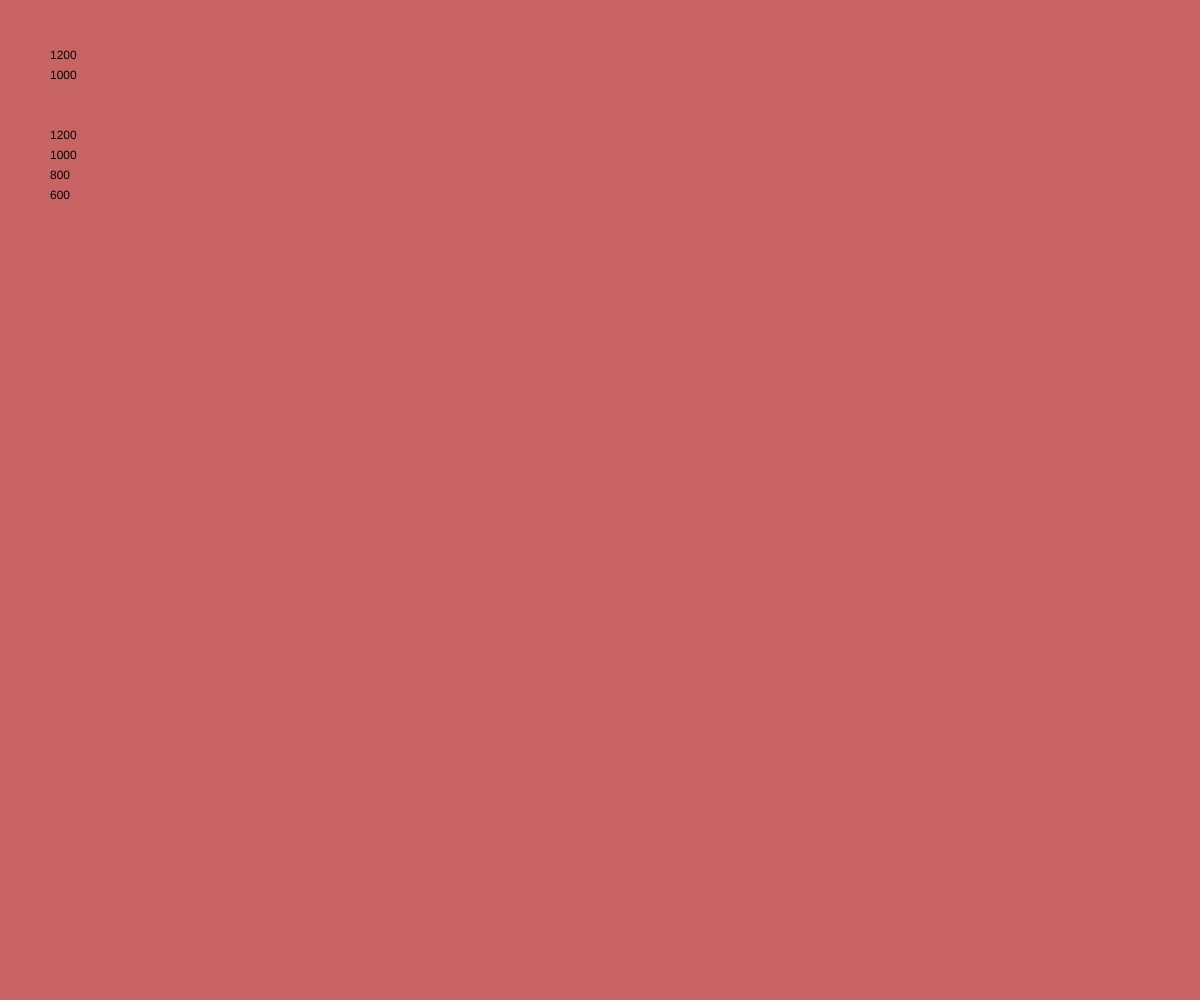
Frame 1 (no input)
Frame 60 (no input): identical to frame 1, image omitted
Frame 120 (the mouse pressed at the canvas centre since frame 60): identical to frame 1, image omitted

The p5.js sketch that drew this single still picture (run headless with seeded random() and noise() and a simulated clock; from frame 60 on, the mouse is pressed at the canvas centre):

// p5.js sketch
// ── sketch.js
function setup() {
  createCanvas(windowWidth, windowHeight);
}

function draw() {
  background(200, 100, 100);
  text(window.innerWidth,50,50,50,50)
  text(window.innerHeight,50,70,50,50)
  text(windowWidth,50,130,50,50)
  text(windowHeight,50,150,50,50)
  text(window.screen.width,50,170,50,50)
  text(window.screen.height,50,190,50,50)
}

function windowResized() {
  resizeCanvas(windowWidth,windowHeight);
}
